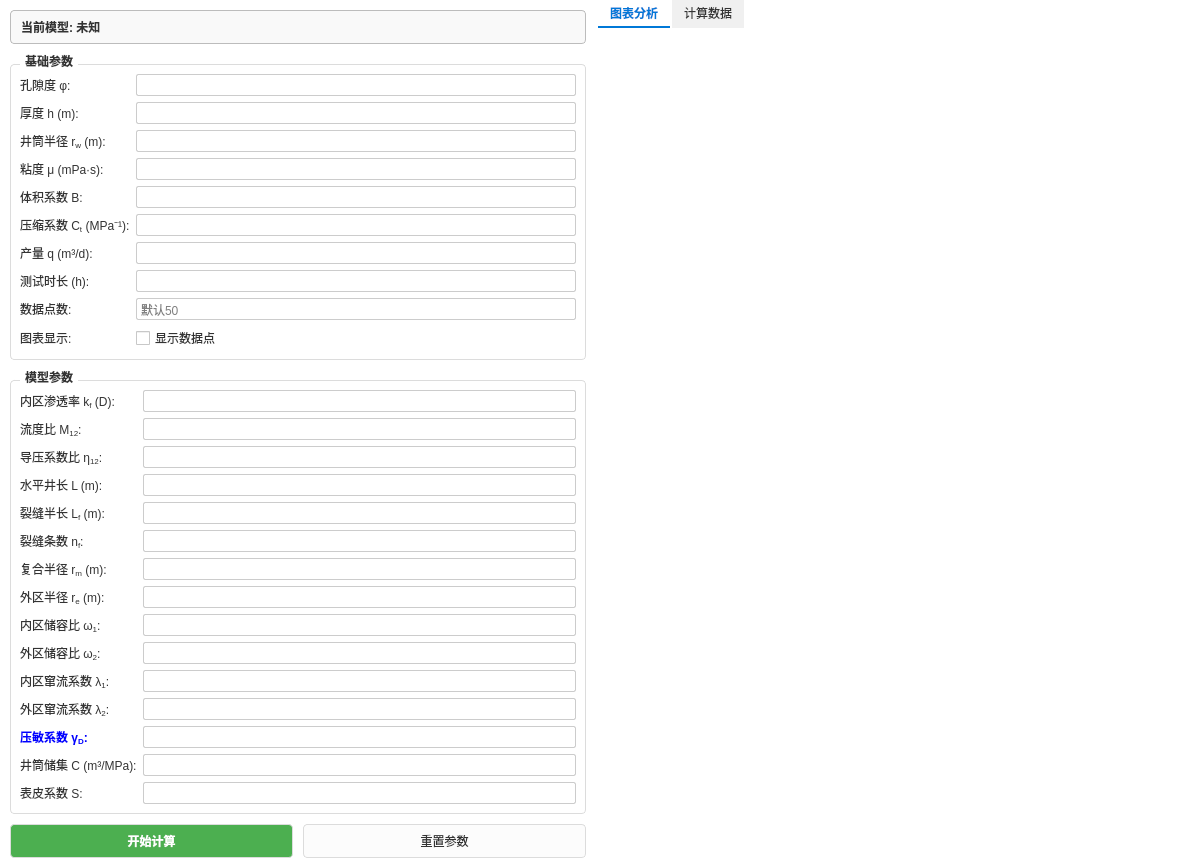
<?xml version="1.0" encoding="UTF-8"?>
<ui version="4.0">
 <class>WT_ModelWidget</class>
 <widget class="QWidget" name="WT_ModelWidget">
  <property name="geometry">
   <rect>
    <x>0</x>
    <y>0</y>
    <width>1200</width>
    <height>850</height>
   </rect>
  </property>
  <property name="windowTitle">
   <string>压裂水平井复合模型 (01-06)</string>
  </property>
  <property name="styleSheet">
   <string notr="true">/* 全局设置：白底黑字 */
QWidget {
        color: #333333;
        background-color: white;
        font-family: &quot;Microsoft YaHei&quot;;
        font-size: 9pt;
}

/* 分裂器手柄完全透明，去除竖线 */
QSplitter::handle {
        background-color: transparent;
}

/* 分组框样式 */
QGroupBox {
        font-weight: bold;
        border: 1px solid #dcdcdc;
        border-radius: 4px;
        margin-top: 10px;
}
QGroupBox::title {
        subcontrol-origin: margin;
        subcontrol-position: top left;
        left: 10px;
        padding: 0 3px;
        color: #333333;
}

/* 输入框样式 */
QLineEdit, QComboBox, QTextEdit {
        background-color: white;
        color: black;
        border: 1px solid #cccccc;
        border-radius: 2px;
        padding: 2px;
        selection-background-color: #0078d7;
}

/* 按钮通用样式 */
QPushButton {
        border: 1px solid #dcdcdc;
        border-radius: 4px;
        background-color: #fcfcfc;
        color: #333333;
        padding: 6px 12px;
        min-height: 20px;
}
QPushButton:hover {
        background-color: #f0f0f0;
        border-color: #0078d7;
        color: #0078d7;
}
QPushButton:pressed {
        background-color: #e0e0e0;
        border-color: #005a9e;
}

/* 模型选择按钮特殊样式 */
QPushButton#btnSelectModel {
        text-align: left;
        font-weight: bold;
        padding-left: 10px;
        background-color: #f9f9f9;
        border: 1px solid #bcbcbc;
}

/* 标签样式 */
QLabel {
        color: #333333;
}
</string>
  </property>
  <layout class="QHBoxLayout" name="horizontalLayout">
   <property name="spacing">
    <number>0</number>
   </property>
   <property name="leftMargin">
    <number>0</number>
   </property>
   <property name="topMargin">
    <number>0</number>
   </property>
   <property name="rightMargin">
    <number>0</number>
   </property>
   <property name="bottomMargin">
    <number>0</number>
   </property>
   <item>
    <widget class="QSplitter" name="splitter">
     <property name="orientation">
      <enum>Qt::Orientation::Horizontal</enum>
     </property>
     <property name="handleWidth">
      <number>2</number>
     </property>
     <widget class="QWidget" name="leftPanel" native="true">
      <property name="minimumSize">
       <size>
        <width>200</width>
        <height>0</height>
       </size>
      </property>
      <property name="maximumSize">
       <size>
        <width>16777215</width>
        <height>16777215</height>
       </size>
      </property>
      <property name="styleSheet">
       <string notr="true">QWidget#leftPanel {
        background-color: white;
        border: none; /* 移除右侧边框竖线 */
}</string>
      </property>
      <layout class="QVBoxLayout" name="verticalLayout">
       <property name="spacing">
        <number>10</number>
       </property>
       <property name="leftMargin">
        <number>10</number>
       </property>
       <property name="topMargin">
        <number>10</number>
       </property>
       <property name="rightMargin">
        <number>10</number>
       </property>
       <property name="bottomMargin">
        <number>10</number>
       </property>
       <item>
        <widget class="QPushButton" name="btnSelectModel">
         <property name="minimumSize">
          <size>
           <width>0</width>
           <height>34</height>
          </size>
         </property>
         <property name="text">
          <string>当前模型: 未知</string>
         </property>
         <property name="iconSize">
          <size>
           <width>16</width>
           <height>16</height>
          </size>
         </property>
        </widget>
       </item>
       <item>
        <widget class="QGroupBox" name="basicParamGroup">
         <property name="title">
          <string>基础参数</string>
         </property>
         <layout class="QFormLayout" name="formLayout_Base">
          <item row="0" column="0">
           <widget class="QLabel" name="label_phi">
            <property name="text">
             <string>&lt;html&gt;&lt;head/&gt;&lt;body&gt;&lt;p&gt;孔隙度 φ:&lt;/p&gt;&lt;/body&gt;&lt;/html&gt;</string>
            </property>
           </widget>
          </item>
          <item row="0" column="1">
           <widget class="QLineEdit" name="phiEdit"/>
          </item>
          <item row="1" column="0">
           <widget class="QLabel" name="label_h">
            <property name="text">
             <string>厚度 h (m):</string>
            </property>
           </widget>
          </item>
          <item row="1" column="1">
           <widget class="QLineEdit" name="hEdit"/>
          </item>
          <item row="2" column="0">
           <widget class="QLabel" name="label_rw">
            <property name="text">
             <string>井筒半径 r&lt;sub&gt;w&lt;/sub&gt; (m):</string>
            </property>
           </widget>
          </item>
          <item row="2" column="1">
           <widget class="QLineEdit" name="rwEdit"/>
          </item>

          <item row="3" column="0">
           <widget class="QLabel" name="label_mu">
            <property name="text">
             <string>粘度 μ (mPa·s):</string>
            </property>
           </widget>
          </item>
          <item row="3" column="1">
           <widget class="QLineEdit" name="muEdit"/>
          </item>
          <item row="4" column="0">
           <widget class="QLabel" name="label_B">
            <property name="text">
             <string>体积系数 B:</string>
            </property>
           </widget>
          </item>
          <item row="4" column="1">
           <widget class="QLineEdit" name="BEdit"/>
          </item>
          <item row="5" column="0">
           <widget class="QLabel" name="label_Ct">
            <property name="text">
             <string>&lt;html&gt;&lt;head/&gt;&lt;body&gt;&lt;p&gt;压缩系数 C&lt;sub&gt;t&lt;/sub&gt; (MPa⁻¹):&lt;/p&gt;&lt;/body&gt;&lt;/html&gt;</string>
            </property>
           </widget>
          </item>
          <item row="5" column="1">
           <widget class="QLineEdit" name="CtEdit"/>
          </item>
          <item row="6" column="0">
           <widget class="QLabel" name="label_q">
            <property name="text">
             <string>产量 q (m³/d):</string>
            </property>
           </widget>
          </item>
          <item row="6" column="1">
           <widget class="QLineEdit" name="qEdit"/>
          </item>
          <item row="7" column="0">
           <widget class="QLabel" name="label_t">
            <property name="text">
             <string>测试时长 (h):</string>
            </property>
           </widget>
          </item>
          <item row="7" column="1">
           <widget class="QLineEdit" name="tEdit"/>
          </item>
          <item row="8" column="0">
           <widget class="QLabel" name="label_points">
            <property name="text">
             <string>数据点数:</string>
            </property>
           </widget>
          </item>
          <item row="8" column="1">
           <widget class="QLineEdit" name="pointsEdit">
            <property name="placeholderText">
             <string>默认50</string>
            </property>
           </widget>
          </item>
          <item row="9" column="0">
           <widget class="QLabel" name="label_showPoints">
            <property name="text">
             <string>图表显示:</string>
            </property>
           </widget>
          </item>
          <item row="9" column="1">
           <widget class="QCheckBox" name="checkShowPoints">
            <property name="text">
             <string>显示数据点</string>
            </property>
           </widget>
          </item>
         </layout>
        </widget>
       </item>
       <item>
        <widget class="QGroupBox" name="modelParamGroup">
         <property name="title">
          <string>模型参数</string>
         </property>
         <layout class="QFormLayout" name="formLayout_Model">
          <item row="0" column="0">
           <widget class="QLabel" name="label_kf">
            <property name="text">
             <string>&lt;html&gt;&lt;head/&gt;&lt;body&gt;&lt;p&gt;内区渗透率 k&lt;sub&gt;f&lt;/sub&gt; (D):&lt;/p&gt;&lt;/body&gt;&lt;/html&gt;</string>
            </property>
           </widget>
          </item>
          <item row="0" column="1">
           <widget class="QLineEdit" name="kfEdit"/>
          </item>

          <item row="1" column="0">
           <widget class="QLabel" name="label_km">
            <property name="text">
             <string>&lt;html&gt;&lt;head/&gt;&lt;body&gt;&lt;p&gt;流度比 M&lt;sub&gt;12&lt;/sub&gt;:&lt;/p&gt;&lt;/body&gt;&lt;/html&gt;</string>
            </property>
           </widget>
          </item>
          <item row="1" column="1">
           <widget class="QLineEdit" name="kmEdit"/>
          </item>

          <item row="2" column="0">
           <widget class="QLabel" name="label_eta12">
            <property name="text">
             <string>&lt;html&gt;&lt;head/&gt;&lt;body&gt;&lt;p&gt;导压系数比 η&lt;sub&gt;12&lt;/sub&gt;:&lt;/p&gt;&lt;/body&gt;&lt;/html&gt;</string>
            </property>
           </widget>
          </item>
          <item row="2" column="1">
           <widget class="QLineEdit" name="eta12Edit"/>
          </item>

          <item row="3" column="0">
           <widget class="QLabel" name="label_L">
            <property name="text">
             <string>水平井长 L (m):</string>
            </property>
           </widget>
          </item>
          <item row="3" column="1">
           <widget class="QLineEdit" name="LEdit"/>
          </item>

          <item row="4" column="0">
           <widget class="QLabel" name="label_Lf">
            <property name="text">
             <string>&lt;html&gt;&lt;head/&gt;&lt;body&gt;&lt;p&gt;裂缝半长 L&lt;sub&gt;f&lt;/sub&gt; (m):&lt;/p&gt;&lt;/body&gt;&lt;/html&gt;</string>
            </property>
           </widget>
          </item>
          <item row="4" column="1">
           <widget class="QLineEdit" name="LfEdit"/>
          </item>

          <item row="5" column="0">
           <widget class="QLabel" name="label_nf">
            <property name="text">
             <string>&lt;html&gt;&lt;head/&gt;&lt;body&gt;&lt;p&gt;裂缝条数 n&lt;sub&gt;f&lt;/sub&gt;:&lt;/p&gt;&lt;/body&gt;&lt;/html&gt;</string>
            </property>
           </widget>
          </item>
          <item row="5" column="1">
           <widget class="QLineEdit" name="nfEdit"/>
          </item>

          <item row="6" column="0">
           <widget class="QLabel" name="label_rmD">
            <property name="text">
             <string>&lt;html&gt;&lt;head/&gt;&lt;body&gt;&lt;p&gt;复合半径 r&lt;sub&gt;m&lt;/sub&gt; (m):&lt;/p&gt;&lt;/body&gt;&lt;/html&gt;</string>
            </property>
           </widget>
          </item>
          <item row="6" column="1">
           <widget class="QLineEdit" name="rmDEdit"/>
          </item>

          <item row="7" column="0">
           <widget class="QLabel" name="label_reD">
            <property name="text">
             <string>&lt;html&gt;&lt;head/&gt;&lt;body&gt;&lt;p&gt;外区半径 r&lt;sub&gt;e&lt;/sub&gt; (m):&lt;/p&gt;&lt;/body&gt;&lt;/html&gt;</string>
            </property>
           </widget>
          </item>
          <item row="7" column="1">
           <widget class="QLineEdit" name="reDEdit"/>
          </item>

          <item row="8" column="0">
           <widget class="QLabel" name="label_omga1">
            <property name="text">
             <string>&lt;html&gt;&lt;head/&gt;&lt;body&gt;&lt;p&gt;内区储容比 ω&lt;sub&gt;1&lt;/sub&gt;:&lt;/p&gt;&lt;/body&gt;&lt;/html&gt;</string>
            </property>
           </widget>
          </item>
          <item row="8" column="1">
           <widget class="QLineEdit" name="omga1Edit"/>
          </item>

          <item row="9" column="0">
           <widget class="QLabel" name="label_omga2">
            <property name="text">
             <string>&lt;html&gt;&lt;head/&gt;&lt;body&gt;&lt;p&gt;外区储容比 ω&lt;sub&gt;2&lt;/sub&gt;:&lt;/p&gt;&lt;/body&gt;&lt;/html&gt;</string>
            </property>
           </widget>
          </item>
          <item row="9" column="1">
           <widget class="QLineEdit" name="omga2Edit"/>
          </item>

          <item row="10" column="0">
           <widget class="QLabel" name="label_remda1">
            <property name="text">
             <string>&lt;html&gt;&lt;head/&gt;&lt;body&gt;&lt;p&gt;内区窜流系数 λ&lt;sub&gt;1&lt;/sub&gt;:&lt;/p&gt;&lt;/body&gt;&lt;/html&gt;</string>
            </property>
           </widget>
          </item>
          <item row="10" column="1">
           <widget class="QLineEdit" name="remda1Edit"/>
          </item>

          <item row="11" column="0">
           <widget class="QLabel" name="label_remda2">
            <property name="text">
             <string>&lt;html&gt;&lt;head/&gt;&lt;body&gt;&lt;p&gt;外区窜流系数 λ&lt;sub&gt;2&lt;/sub&gt;:&lt;/p&gt;&lt;/body&gt;&lt;/html&gt;</string>
            </property>
           </widget>
          </item>
          <item row="11" column="1">
           <widget class="QLineEdit" name="remda2Edit"/>
          </item>

          <item row="12" column="0">
           <widget class="QLabel" name="label_gamaD">
            <property name="toolTip">
             <string>渗透率模量</string>
            </property>
            <property name="styleSheet">
             <string notr="true">color: blue; font-weight: bold;</string>
            </property>
            <property name="text">
             <string>&lt;html&gt;&lt;head/&gt;&lt;body&gt;&lt;p&gt;压敏系数 γ&lt;sub&gt;D&lt;/sub&gt;:&lt;/p&gt;&lt;/body&gt;&lt;/html&gt;</string>
            </property>
           </widget>
          </item>
          <item row="12" column="1">
           <widget class="QLineEdit" name="gamaDEdit"/>
          </item>

          <item row="13" column="0">
           <widget class="QLabel" name="label_cD">
            <property name="text">
             <string>&lt;html&gt;&lt;head/&gt;&lt;body&gt;&lt;p&gt;井筒储集 C (m³/MPa):&lt;/p&gt;&lt;/body&gt;&lt;/html&gt;</string>
            </property>
           </widget>
          </item>
          <item row="13" column="1">
           <widget class="QLineEdit" name="cDEdit"/>
          </item>

          <item row="14" column="0">
           <widget class="QLabel" name="label_s">
            <property name="text">
             <string>表皮系数 S:</string>
            </property>
           </widget>
          </item>
          <item row="14" column="1">
           <widget class="QLineEdit" name="sEdit"/>
          </item>
         </layout>
        </widget>
       </item>
       <item>
        <spacer name="verticalSpacer">
         <property name="orientation">
          <enum>Qt::Orientation::Vertical</enum>
         </property>
         <property name="sizeHint" stdset="0">
          <size>
           <width>20</width>
           <height>40</height>
          </size>
         </property>
        </spacer>
       </item>
       <item>
        <layout class="QHBoxLayout" name="horizontalLayout_Btns">
         <property name="spacing">
          <number>10</number>
         </property>
         <item>
          <widget class="QPushButton" name="calculateButton">
           <property name="styleSheet">
             <string notr="true">background-color: #4CAF50; color: white; font-weight: bold; padding: 6px;</string>
           </property>
           <property name="text">
            <string>开始计算</string>
           </property>
          </widget>
         </item>
         <item>
          <widget class="QPushButton" name="resetButton">
           <property name="text">
            <string>重置参数</string>
           </property>
          </widget>
         </item>
        </layout>
       </item>
      </layout>
     </widget>
     <widget class="QWidget" name="rightPanel" native="true">
      <property name="styleSheet">
       <string notr="true">QWidget#rightPanel { background-color: white; border: none; }</string>
      </property>
      <layout class="QVBoxLayout" name="rightLayout">
       <property name="leftMargin">
        <number>0</number>
       </property>
       <property name="topMargin">
        <number>0</number>
       </property>
       <property name="rightMargin">
        <number>0</number>
       </property>
       <property name="bottomMargin">
        <number>0</number>
       </property>
       <item>
        <widget class="QTabWidget" name="tabWidget_Right">
         <property name="styleSheet">
          <string notr="true">QTabWidget::pane { border: none; } /* 去除标签页下方的横线 */
QTabBar::tab { background: #f0f0f0; color: #333333; padding: 6px 12px; border: none; border-bottom: 2px solid transparent; margin-right: 2px; }
QTabBar::tab:hover { background-color: #e0e0e0; }
QTabBar::tab:selected { background: white; color: #0078d7; border-bottom: 2px solid #0078d7; font-weight: bold; }</string>
         </property>
         <property name="currentIndex">
          <number>0</number>
         </property>
         <widget class="QWidget" name="tab_Chart">
          <attribute name="title">
           <string>图表分析</string>
          </attribute>
          <layout class="QVBoxLayout" name="verticalLayout_ChartTab">
           <property name="leftMargin">
            <number>0</number>
           </property>
           <property name="topMargin">
            <number>0</number>
           </property>
           <property name="rightMargin">
            <number>0</number>
           </property>
           <property name="bottomMargin">
            <number>0</number>
           </property>
           <item>
            <widget class="ChartWidget" name="chartWidget" native="true">
             <property name="sizePolicy">
              <sizepolicy hsizetype="Expanding" vsizetype="Expanding">
               <horstretch>0</horstretch>
               <verstretch>0</verstretch>
              </sizepolicy>
             </property>
            </widget>
           </item>
          </layout>
         </widget>
         <widget class="QWidget" name="tab_Data">
          <attribute name="title">
           <string>计算数据</string>
          </attribute>
          <layout class="QVBoxLayout" name="verticalLayout_DataTab">
           <item>
            <widget class="QTextEdit" name="resultTextEdit">
             <property name="readOnly">
              <bool>true</bool>
             </property>
            </widget>
           </item>
           <item>
            <widget class="QPushButton" name="btnExportDataTab">
             <property name="text">
              <string>导出数据 (.csv)</string>
             </property>
            </widget>
           </item>
          </layout>
         </widget>
        </widget>
       </item>
      </layout>
     </widget>
    </widget>
   </item>
  </layout>
 </widget>
 <customwidgets>
  <customwidget>
   <class>ChartWidget</class>
   <extends>QWidget</extends>
   <header>chartwidget.h</header>
   <container>1</container>
  </customwidget>
 </customwidgets>
 <resources/>
 <connections/>
</ui>
